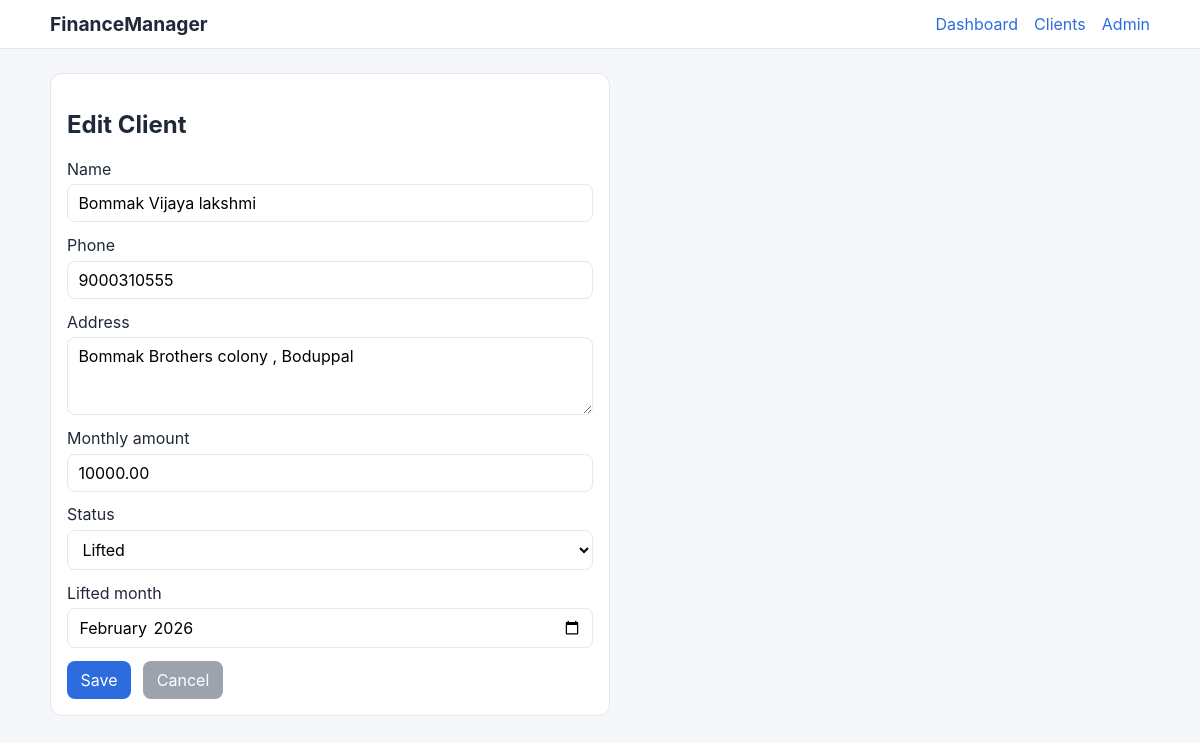
/clients/4/edit/, run on the app's committed database.
### chitfund/models.py (models this page shows, shortened)
class Client(models.Model):
    class LiftStatus(models.TextChoices):
        NOT_LIFTED = "NOT_LIFTED", "Not Lifted"
        LIFTED = "LIFTED", "Lifted"
    name = models.CharField(max_length=120)
    phone = models.CharField(max_length=15)
    address = models.TextField()
    status = models.CharField(
        max_length=20, choices=LiftStatus.choices, default=LiftStatus.NOT_LIFTED
    )
    lifted_month = models.DateField(
        null=True,
        blank=True,
        help_text="Set as first day of month. Example: 2026-03-01.",
    )
    joined_date = models.DateField(default=timezone.localdate)
    monthly_amount = models.DecimalField(max_digits=10, decimal_places=2, default=10000)
    created_at = models.DateTimeField(auto_now_add=True)
    updated_at = models.DateTimeField(auto_now=True)
    class Meta:
        ordering = ["name"]

### chitfund/views.py (the view)
# urls.py: path("clients/<int:client_id>/edit/", views.client_edit, name="client-edit"),
def client_edit(request, client_id):
    client = get_object_or_404(Client, id=client_id)
    if request.method == "POST":
        form = ClientForm(request.POST, instance=client)
        if form.is_valid():
            form.save()
            messages.success(request, "Client updated successfully.")
            return redirect("client-list")
    else:
        form = ClientForm(instance=client)
    return render(request, "chitfund/client_form.html", {"form": form, "title": "Edit Client"})

### chitfund/forms.py (shortened to what this page needs)
class ClientForm(forms.ModelForm):
    class Meta:
        model = Client
        fields = ["name", "phone", "address", "monthly_amount", "status", "lifted_month"]
        widgets = {
            "address": forms.Textarea(attrs={"rows": 3}),
            "lifted_month": forms.DateInput(attrs={"type": "month"}, format="%Y-%m"),
        }
    def __init__(self, *args, **kwargs):
        super().__init__(*args, **kwargs)
        self.fields["lifted_month"].input_formats = ["%Y-%m", "%Y-%m-%d"]

### templates/chitfund/client_form.html (shortened to what this page needs)
{% extends "chitfund/base.html" %}
{% block content %}
<section class="form-card">
    <h2>{{ title }}</h2>
    <form method="post">
        {% for field in form %}
            <div class="form-group">
                <label for="{{ field.id_for_label }}">{{ field.label }}</label>
                {{ field }}
            </div>
        {% endfor %}
        <div class="actions">
            <button type="submit">Save</button>
            <a class="btn-link muted" href="{% url 'client-list' %}">Cancel</a>
        </div>
    </form>
</section>
{% endblock %}

### static/css/styles.css (style rules this page uses)
:root { --bg: #f5f7fb; --card: #ffffff; --text: #202939; --muted: #6b7280; --primary: #2d6cdf; --success: #1f9d60; --danger: #d64545; --warning: #f59e0b; --border: #e5e7eb; }
* { box-sizing: border-box; }
body { margin: 0; font-family: -apple-system, BlinkMacSystemFont, "Segoe UI", Roboto, sans-serif; background: var(--bg); color: var(--text); }
a { text-decoration: none; color: var(--primary); }
.actions { display: flex; gap: 0.75rem; align-items: center; }
input, textarea, select, button { font: inherit; padding: 0.5rem 0.65rem; border: 1px solid var(--border); border-radius: 8px; background: #fff; }
button, .btn-link { background: var(--primary); color: #fff; border: none; cursor: pointer; padding: 0.55rem 0.85rem; border-radius: 8px; }
.btn-link.muted { background: #9ca3af; }
.table-wrap, .form-card { background: var(--card); border: 1px solid var(--border); border-radius: 12px; padding: 1rem; }
.form-card { max-width: 560px; }
.form-group { display: flex; flex-direction: column; gap: 0.35rem; margin-bottom: 0.8rem; }

### data on the page
Client: form "Bommak Vijaya lakshmi" "9000310555" "Bommak Brothers colony , Boduppal" "10000.00" "Lifted" "2026-02"

### other printed values
{{ title }} "Edit Client"
{{ field.label }} "Name" "Phone" "Address" "Monthly amount" "Status" "Lifted month"
